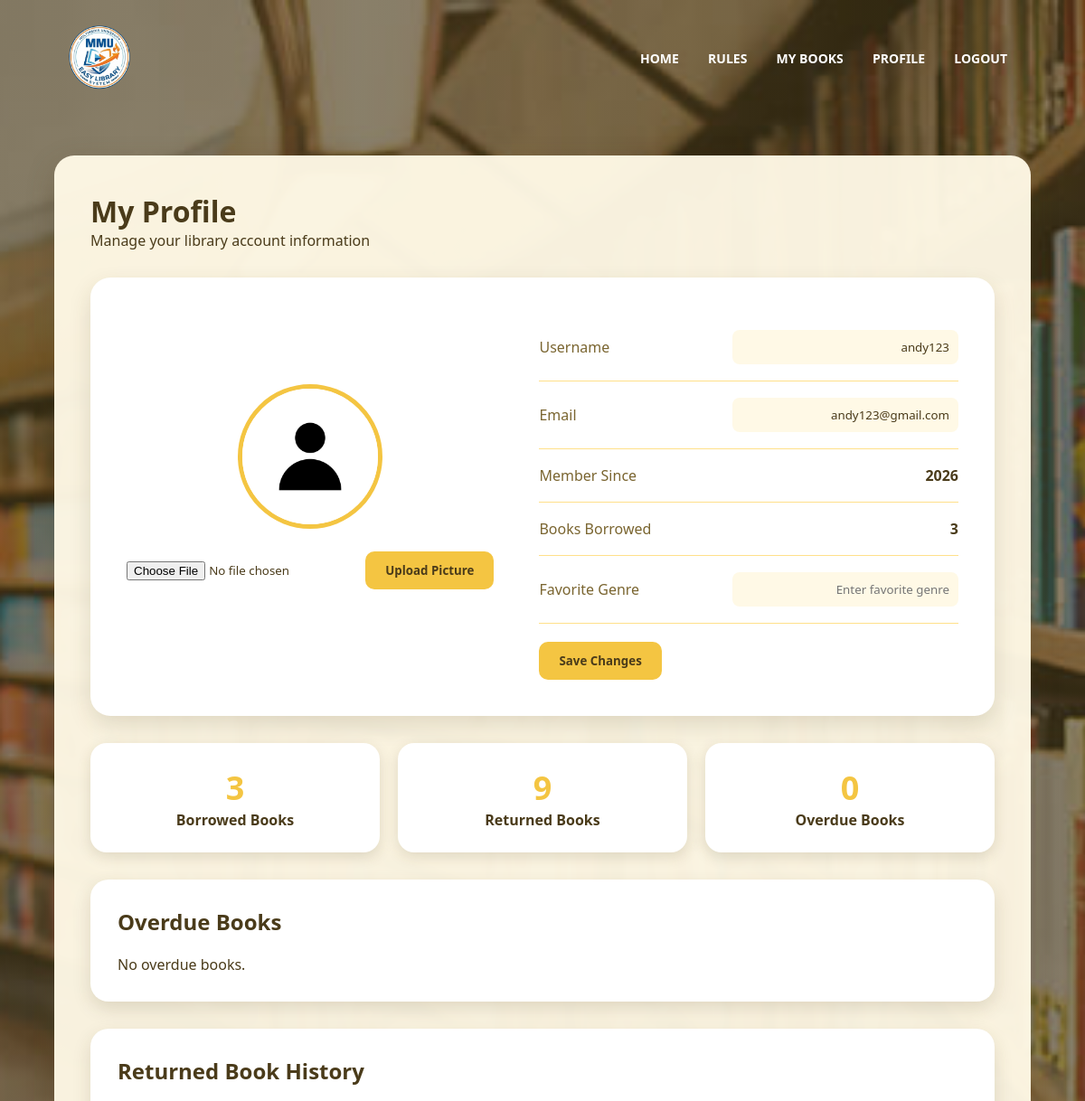
Page /profile (signed in, upper part) on the earlier database version.
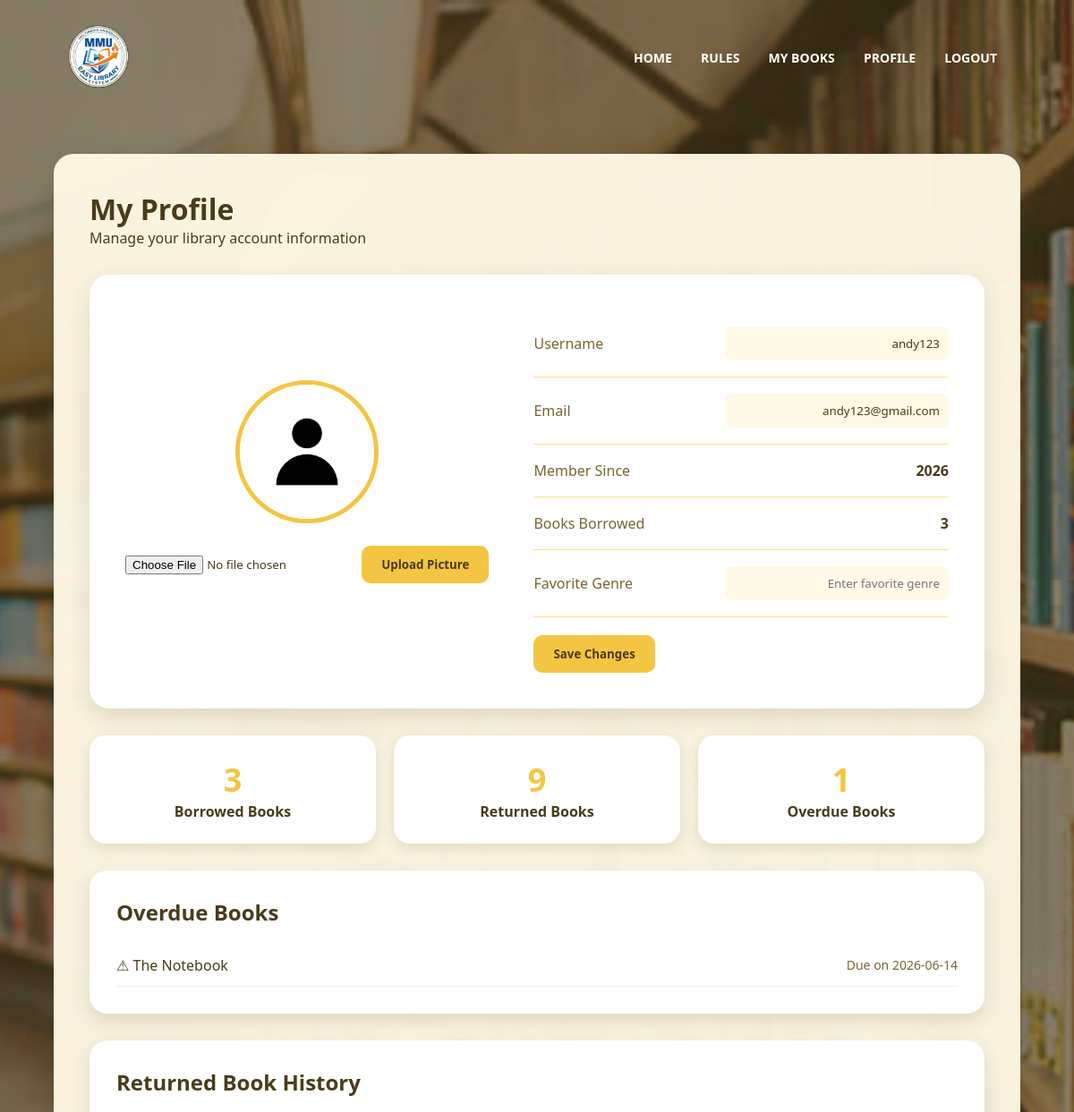
Same page on the later database version.
### tables this page shows
CREATE TABLE borrowed_books(
        id INTEGER PRIMARY KEY AUTOINCREMENT,
        user_id INTEGER,
        book_title TEXT,
        borrow_date TEXT,
        due_date TEXT,
        status TEXT, is_blocked INTEGER DEFAULT 0, return_date TEXT,
        FOREIGN KEY(user_id) REFERENCES users(id)
    );

### app.py (the view)
@app.route("/profile")
def profile():
    if "user_id" not in session:
        return redirect(url_for("sign_in"))
    conn = sqlite3.connect("library.db")
    cursor = conn.cursor()
    cursor.execute("SELECT * FROM users WHERE id=?", (session["user_id"],))
    user = cursor.fetchone()
    picture = user[6]
    if picture:
        profile_picture = url_for("static", filename=f"profile_pictures/{picture}")
    else:
        profile_picture = url_for("static", filename="default_profile.png")
    cursor.execute("""
    SELECT COUNT(*) FROM borrowed_books
    WHERE user_id=? AND status='Borrowed'
    """, (session["user_id"],))
    borrowed_count = cursor.fetchone()[0]
    cursor.execute("""
    SELECT COUNT(*) FROM borrowed_books
    WHERE user_id=? AND status='Returned'
    """, (session["user_id"],))
    returned_count = cursor.fetchone()[0]
    today = datetime.now().strftime("%Y-%m-%d")
    cursor.execute("""
    SELECT COUNT(*) FROM borrowed_books
    WHERE user_id=? AND due_date < ? AND status='Borrowed'
    """, (session["user_id"], today))
    overdue_count = cursor.fetchone()[0]
    cursor.execute("""
    SELECT book_title, due_date
    FROM borrowed_books
    WHERE user_id=? AND due_date < ? AND status='Borrowed'
    ORDER BY due_date ASC
    """, (session["user_id"], today))
    overdue_book_history = cursor.fetchall()
    cursor.execute("""
    SELECT book_title, return_date
    FROM borrowed_books
    WHERE user_id=? AND status='Returned'
    ORDER BY id DESC
    """, (session["user_id"], ))
    returned_book_history = cursor.fetchall()
    conn.close()
    return render_template(
        "profile.html",
        username=user[1],
        email=user[2],
        favorite_genre=user[4],
        member_since=user[5],
        profile_picture=profile_picture,
        borrowed_count=borrowed_count,
        returned_count=returned_count,
        overdue_count=overdue_count,
        overdue_book_history=overdue_book_history,
        returned_book_history=returned_book_history,
        error=request.args.get("error")
    )

### templates/profile.html (shortened to what the changed rows need)
<!DOCTYPE html>
<html lang="en">
<head>
    <link rel="stylesheet" href="{{ url_for('static', filename='style.css') }}">
    <link href="https://unpkg.com/boxicons@2.1.4/css/boxicons.min.css" rel="stylesheet">
</head>
<body class="profile-body">
    <div class="main-content">
        <div class="top-section">
            <div>
                <h1>My Profile</h1>
            </div>
        </div>
        <div class="stats">
            <div class="stat-box">
                <h2>{{ borrowed_count }}</h2>
            </div>
            <div class="stat-box">
                <h2>{{ returned_count }}</h2>
            </div>
            <div class="stat-box">
                <h2>{{ overdue_count }}</h2>
                <p>Overdue Books</p>
            </div>
        </div>
        <div class="history-section">
            <h2>Overdue Books</h2>
            {% if overdue_book_history %}
               <ul class="history-list">
                   {% for book in overdue_book_history %}
                   <li class="history-item overdue-item">
                       <span>⚠ {{ book[0] }}</span>
                       <span class="history-date">
                            Due on {{ book[1] }}
                       </span>
                    </li>
                   {% endfor %}
                </ul>
            {% else %}
               <p>No overdue books.</p>
            {% endif %}
        </div>
        <div class="history-section">
            <h2>Returned Book History</h2>
        </div>
    </div>
</body>
</html>

Differences in the rows shown:
now on this page (row edited): borrowed_books: book_title "The Notebook", due_date "2026-06-14"
Other differences:
{{ overdue_count }}: "0" → "1"
text no longer shown: "No overdue books."
